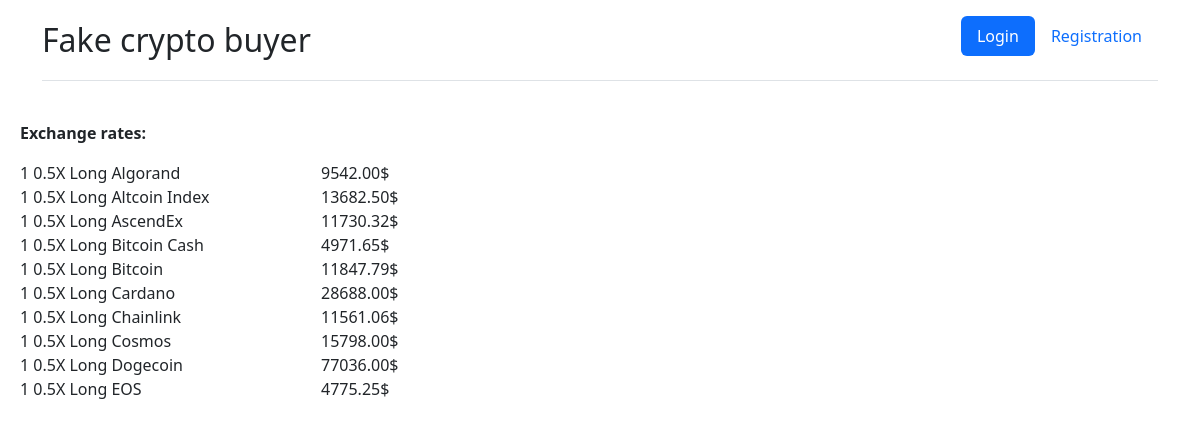
The app's page /, older data.
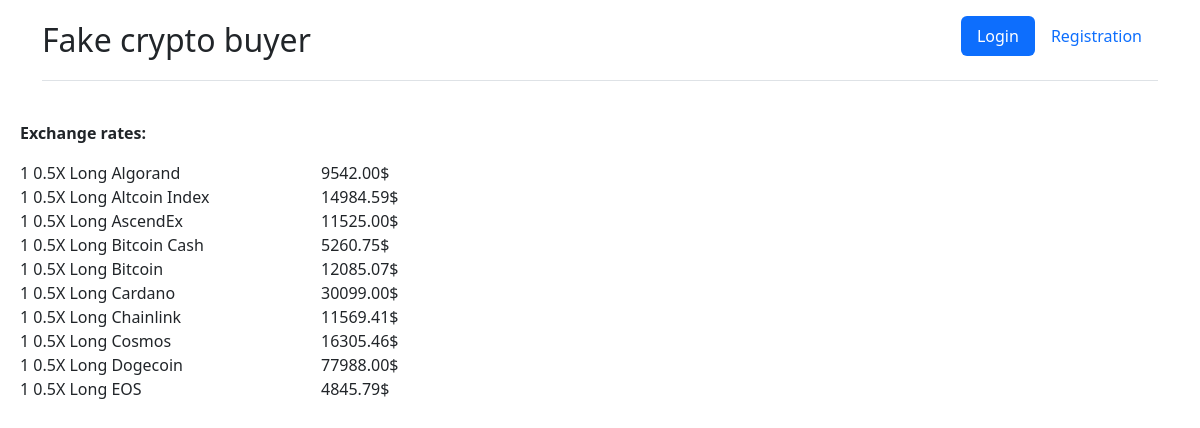
The same page, newer data.
### fakecryptobuyerApp/models.py (models this page shows, shortened)
class CryptoData(models.Model):
    crypto_name = models.CharField(max_length=100, unique=True, primary_key=True, verbose_name = "id name of cryptocurrency") #also a PK
    cost = models.DecimalField(max_digits=10, decimal_places=2, verbose_name = "cost of cryptocurrency")
    human_name = models.CharField(max_length=50, unique=True,  verbose_name = "humanazed name of cryptocurrency") #readable name

### fakecryptobuyerApp/views.py (the view)
# urls.py: path('', views.main_page, name ='main'),
def main_page(request):
    context = CryptoData.objects.all()[1:11]
    if request.user.is_authenticated:
        user_pocket = CustomUser.objects.get(id=request.user.id).pocket.values() #list of items from current user's pocket
        for crypto_item in user_pocket: #every item is a dict {name of item: {readable name: value, quantity: value, an amount of money spent for this item: value} }
            item_quantity = float(crypto_item['quantity']) #get quantity of item as a float number
            item_cost = float(CryptoData.objects.get(human_name = crypto_item['readable_name']).cost) #get actual price for the item
            crypto_item.update({"total_cost": str(round(item_quantity * item_cost, 2))}) #adding current total cost for every item because I didn't store this value in database
        return render(request, 'fakecryptobuyerApp/main.html', {"context": context, "user_pocket": user_pocket}) #now we can see how much user has spent for every item and current cost
    else:
        return render(request, 'fakecryptobuyerApp/main.html', {"context": context}) #if user is not autentificated we just see current exchange rates

### fakecryptobuyerApp/templates/fakecryptobuyerApp/main.html (shortened to what this page needs)
{% load static %}
<html>
    <head>
        <link rel="stylesheet" href="https://cdn.jsdelivr.net/npm/bootstrap@5.2.0-beta1/dist/css/bootstrap.min.css">
    </head>
    <body>
    <div class="container">
        <header class="d-flex flex-wrap justify-content-center py-3 mb-4 border-bottom">
        <a href="/" class="d-flex align-items-center mb-3 mb-md-0 me-md-auto text-dark text-decoration-none">
        <span class="fs-2">Fake crypto buyer</span>
      </a>
      <ul class="nav nav-pills">
          {% if user.is_authenticated %}
          <span class="navbar-text" style="margin-right: 50px; margin-left: 50px;">
           Hello, {{user.first_name}}
          </span>
        <li class="nav-item"><a href="{% url 'logout' %}" class="nav-link active" aria-current="page">Logout</a></li>
          {% else %}
        <li class="nav-item"><a href="{% url 'login' %}" class="nav-link active">Login</a></li>
        <li class="nav-item"><a href="{% url 'registration' %}" class="nav-link">Registration</a></li>
          {% endif %}
      </ul>
    </header>
    </div>
    {% block rates %}
        <div class="bd-example" style="margin-left: 20px; margin-top: 40px;">
            <b>Exchange rates:</b>
        <p class="display-1">
        <div class="row mb-3">
            {% for i in context %}
      <div class="col-md-3 themed-grid-col">1 {{ i.human_name }}</div>
            <div class="col-md-8 themed-grid-col">{{ i.cost }}$</div>
            {% endfor %}
            {% endblock %}
            </p>
    </div>
    </body>
</html>

Row changes from the older to the newer data that the page shows:
changed CryptoData "0.5X Long Altcoin Index": cost "13682.50" → "14984.59"
changed CryptoData "0.5X Long AscendEx": cost "11730.32" → "11525.00"
changed CryptoData "0.5X Long Bitcoin Cash": cost "4971.65" → "5260.75"
changed CryptoData "0.5X Long Bitcoin": cost "11847.79" → "12085.07"
changed CryptoData "0.5X Long Cardano": cost "28688.00" → "30099.00"
changed CryptoData "0.5X Long Chainlink": cost "11561.06" → "11569.41"
changed CryptoData "0.5X Long Cosmos": cost "15798.00" → "16305.46"
changed CryptoData "0.5X Long Dogecoin": cost "77036.00" → "77988.00"
changed CryptoData "0.5X Long EOS": cost "4775.25" → "4845.79"
